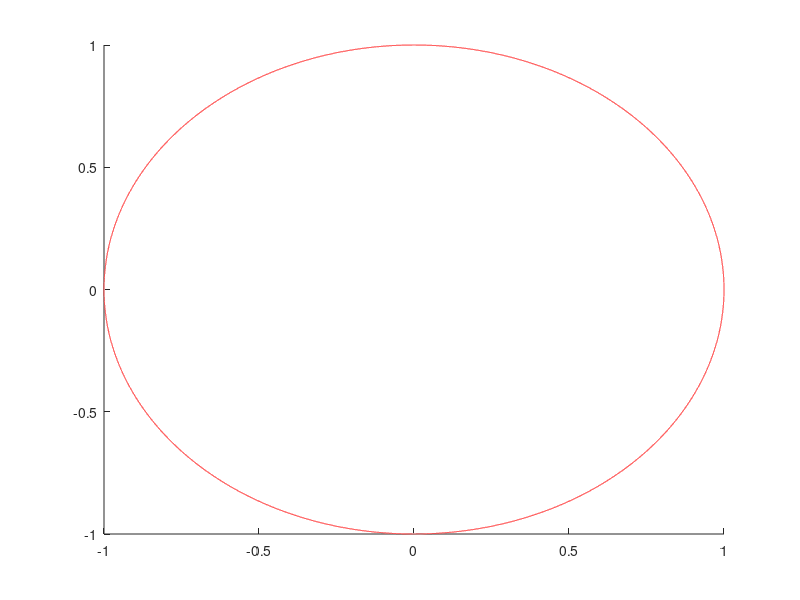

Source code (MATLAB):
%//////////////////////////////////////////////////////////////////////
%/ Welch, Wright, & Morrow, 
%/ Real-time Digital Signal Processing, 2005
%/
%/ ucf.m  ... unit circle fixer m-file 
%/
%/ This m-file corrects the zplane and zplaneplot commands improperly 
%/ plotted unit circle.  As currently written, these MATLAB commands plot 
%/ the unit circle using only 70 points.  This lack of plotting precision
%/ is at best misleading as poles and/or zeros approach the unit circle.
%/
%/ To change the linestyle or color, update the 'r' in line 20
%/
%//////////////////////////////////////////////////////////////////////

theta = linspace(0, 2*pi, 70);    % recreate zplaneplot's index
N = 100000;                       % number of points used to plot the unit circle

hold on
plot(cos(theta), sin(theta), 'w') % overwrite the unit circle in white
plot(exp(j*2*pi*(0:N)/N), 'r')    % plot the unit circle in red
hold off
